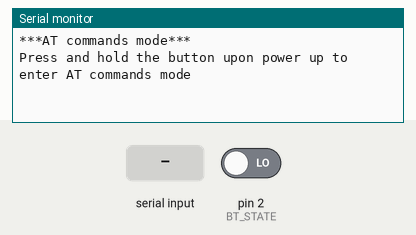
A sketch run on a simulated Arduino Uno, built with avr-gcc and run on an emulated ATmega328P. On the bench: the last lines printed to the serial monitor. The inputs (shaded band) are chosen by the test bench; at power-on: pin 2 (BT_STATE) LOW.

Above: at 1.2 s.
1.3 s: "1\n" received over the second serial link
At 2.5 s:
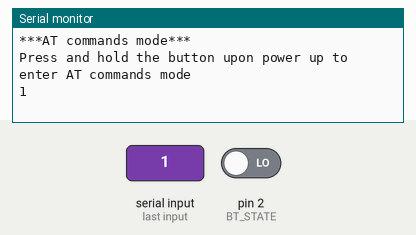
2.8 s: "0\n" received over the second serial link
At 3.9 s:
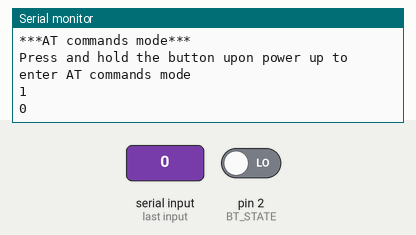

Measured:
- after the input at 1.3 s, the serial monitor: prints a new line at once (image 1)
- after the input at 2.8 s, the serial monitor: prints a new line at once (image 2)

The sketch:

bluetooth_configure.ino
```cpp
#define BT_RX A4
#define BT_TX A5
#define BT_STATE 2

#include <SoftwareSerial.h>
SoftwareSerial bt(BT_RX, BT_TX);  // RX | TX

void setup() {
  // pinMode(BT_STATE, INPUT);

  Serial.begin(115200);
  bt.begin(38400);
  // bt.begin(9600);
  Serial.println("***AT commands mode***");
  Serial.println(
      "Press and hold the button upon power up to enter AT commands mode");
}

bool reads[1000];

void loop() {
  digitalWrite(13, digitalRead(BT_STATE));
  if (bt.available()) {
    Serial.write(bt.read());
  }
  while (Serial.available()) {
    delay(1);
    char c = Serial.read();
    switch (c) {
      case '\n':
        bt.write('\r');
        bt.write('\n');
        break;
      case '\r':
        break;
      default:
        bt.write(c);
    }
  }
  /*
  OK
  OK
  +NAME:borglab_mcu
  OK
  +NAME:borglab_mcu
  OK
  +ADDR:98D3:51:F5B150
  OK
  +UART:9600,0,0
  OK
  ERROR:(0)
  VERSION:3.0-20170601
  OK
  +PIN:"1234"
  OK
  +ROLE:1
  OK
  +CMODE:1
  OK
  +BIND:98D3:61:F5C351
  OK
  +BIND:98D3:61:F5C351
  OK
*/
}
```
